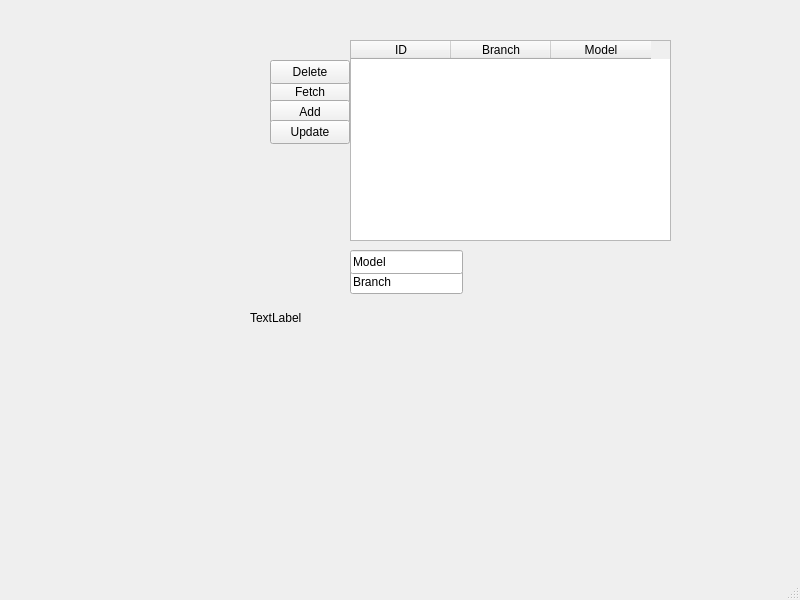
<?xml version="1.0" encoding="UTF-8"?>
<ui version="4.0">
 <class>MainWindow</class>
 <widget class="QMainWindow" name="MainWindow">
  <property name="geometry">
   <rect>
    <x>0</x>
    <y>0</y>
    <width>800</width>
    <height>600</height>
   </rect>
  </property>
  <property name="windowTitle">
   <string>MainWindow</string>
  </property>
  <widget class="QWidget" name="centralwidget">
   <widget class="QPushButton" name="fetchCarsButton">
    <property name="geometry">
     <rect>
      <x>270</x>
      <y>80</y>
      <width>80</width>
      <height>24</height>
     </rect>
    </property>
    <property name="text">
     <string>Fetch</string>
    </property>
   </widget>
   <widget class="QPushButton" name="addCarButton">
    <property name="geometry">
     <rect>
      <x>270</x>
      <y>100</y>
      <width>80</width>
      <height>24</height>
     </rect>
    </property>
    <property name="text">
     <string>Add</string>
    </property>
   </widget>
   <widget class="QPushButton" name="updateCarButton">
    <property name="geometry">
     <rect>
      <x>270</x>
      <y>120</y>
      <width>80</width>
      <height>24</height>
     </rect>
    </property>
    <property name="text">
     <string>Update</string>
    </property>
   </widget>
   <widget class="QPushButton" name="deleteCarButton">
    <property name="geometry">
     <rect>
      <x>270</x>
      <y>60</y>
      <width>80</width>
      <height>24</height>
     </rect>
    </property>
    <property name="text">
     <string>Delete</string>
    </property>
   </widget>
   <widget class="QLineEdit" name="branchLineEdit">
    <property name="geometry">
     <rect>
      <x>350</x>
      <y>270</y>
      <width>113</width>
      <height>24</height>
     </rect>
    </property>
    <property name="text">
     <string>Branch</string>
    </property>
   </widget>
   <widget class="QLineEdit" name="modelLineEdit">
    <property name="geometry">
     <rect>
      <x>350</x>
      <y>250</y>
      <width>113</width>
      <height>24</height>
     </rect>
    </property>
    <property name="text">
     <string>Model</string>
    </property>
   </widget>
   <widget class="QTableWidget" name="carsTableWidget">
    <property name="geometry">
     <rect>
      <x>350</x>
      <y>40</y>
      <width>321</width>
      <height>201</height>
     </rect>
    </property>
    <property name="selectionMode">
     <enum>QAbstractItemView::SingleSelection</enum>
    </property>
    <property name="selectionBehavior">
     <enum>QAbstractItemView::SelectRows</enum>
    </property>
    <column>
     <property name="text">
      <string>ID</string>
     </property>
    </column>
    <column>
     <property name="text">
      <string>Branch</string>
     </property>
    </column>
    <column>
     <property name="text">
      <string>Model</string>
     </property>
    </column>
   </widget>
   <widget class="QLabel" name="statusLabel">
    <property name="geometry">
     <rect>
      <x>250</x>
      <y>310</y>
      <width>471</width>
      <height>16</height>
     </rect>
    </property>
    <property name="text">
     <string>TextLabel</string>
    </property>
   </widget>
  </widget>
  <widget class="QMenuBar" name="menubar">
   <property name="geometry">
    <rect>
     <x>0</x>
     <y>0</y>
     <width>800</width>
     <height>21</height>
    </rect>
   </property>
  </widget>
  <widget class="QStatusBar" name="statusbar"/>
 </widget>
 <resources/>
 <connections/>
</ui>
